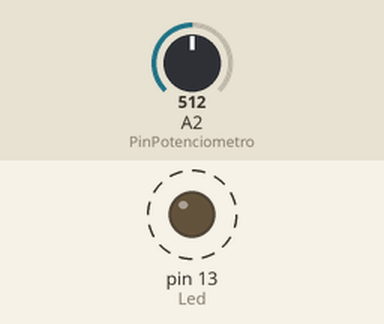
A sketch run on a simulated Arduino Uno, built with avr-gcc and run on an emulated ATmega328P. On the bench: output pins drawn as LEDs (lit = HIGH). Dashed ring = blinking. The test bench sets the inputs (shaded band); at power-on: A2 (PinPotenciometro) = 512.

Above: at 1.8 s.
1.9 s: A2 (PinPotenciometro) set to 0
At 2.4 s:
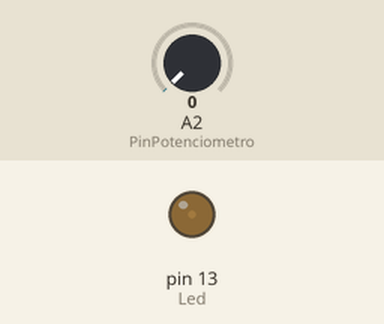
3.6 s: A2 (PinPotenciometro) set to 122
At 3.9 s:
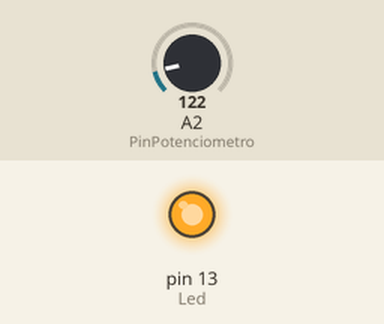
Timing chart, 0 to 13.1 s (numbered marks = the images above; inputs shaded):
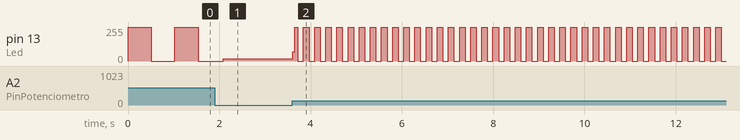

The sketch:

exemplo_potenciometro_led.ino
```cpp
const int PinPotenciometro = A2;
const int Led = 13;
int valorPot = 0;

void setup(){
  pinMode(Led, OUTPUT);
}

void loop(){
  valorPot = analogRead(PinPotenciometro);
  digitalWrite(Led, HIGH);
  delay(valorPot);
  digitalWrite(Led, LOW);
  delay(valorPot);
}
```

Measured:
- after the input at 3.6 s, pin 13 (Led): 16/255 → 68/255 at once, then moves between 0/255 and 255/255, repeating every 0.24 s
- by itself, pin 13 (Led): alternates 255/255 for 0.51 s and 0/255 for 0.51 s
